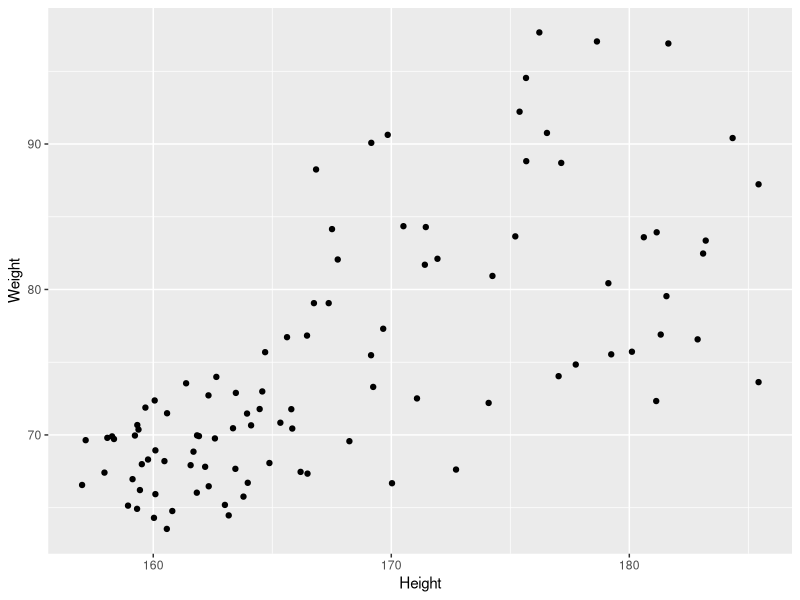
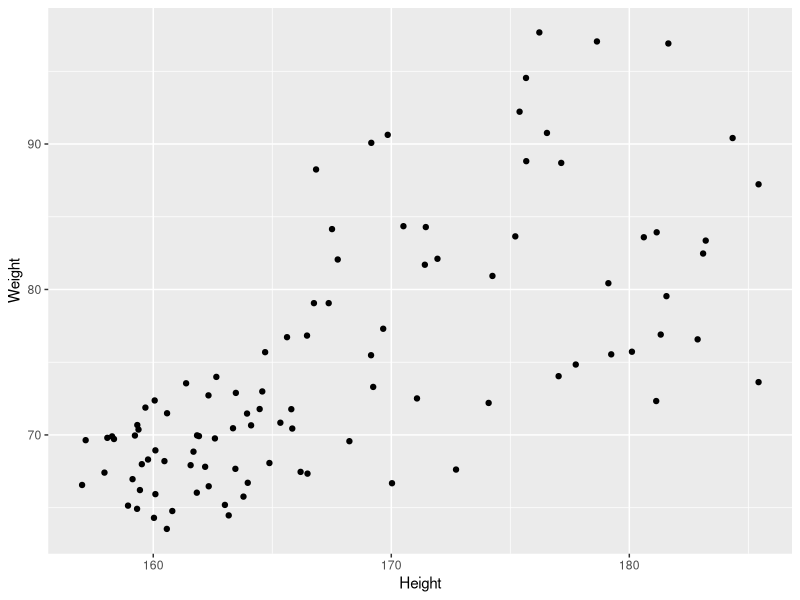
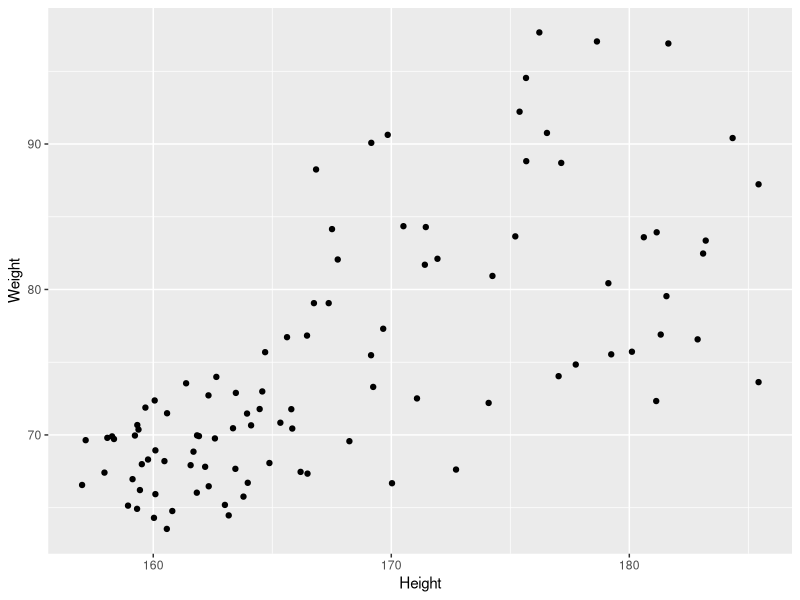
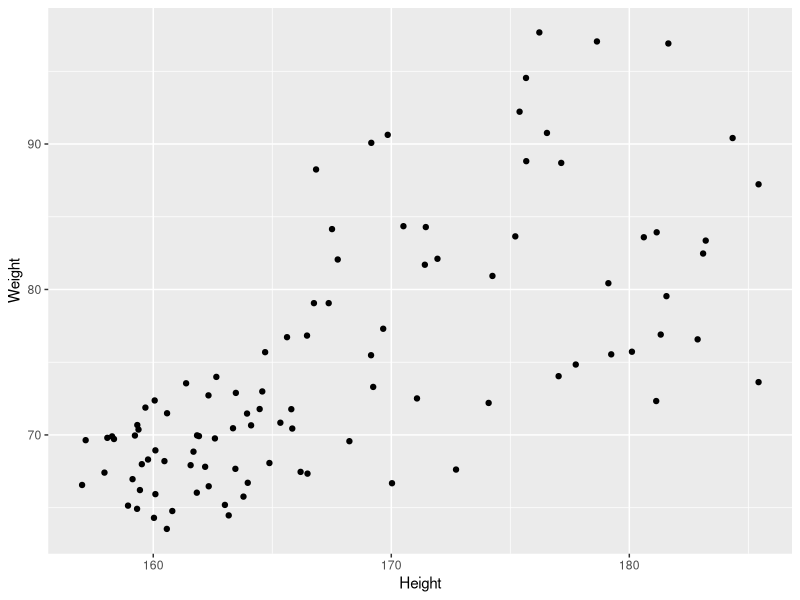
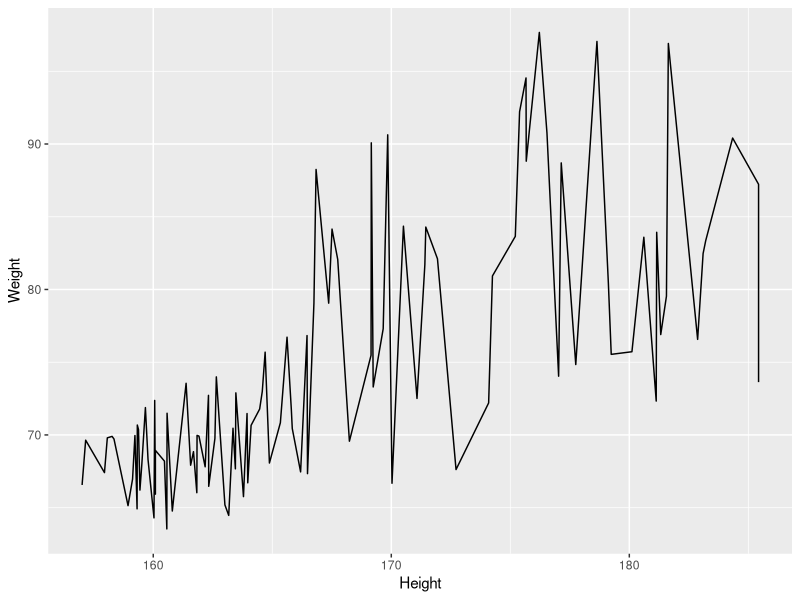
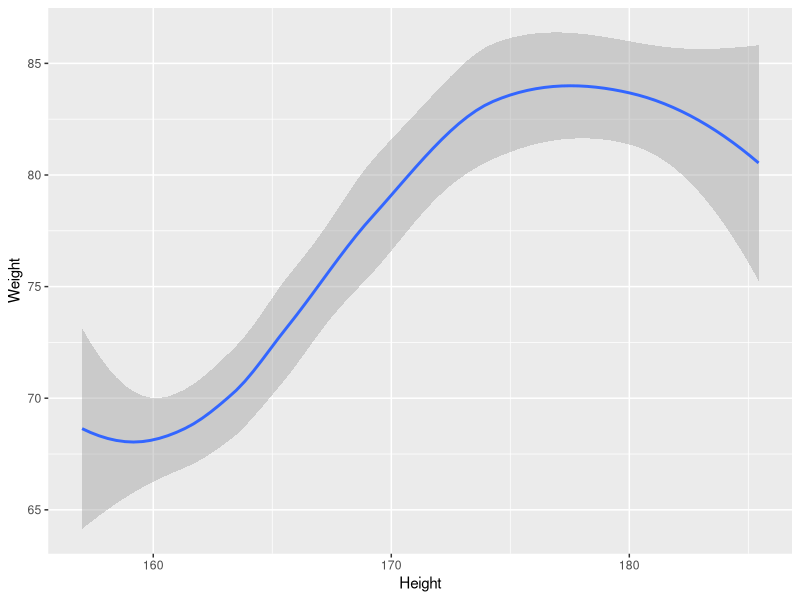
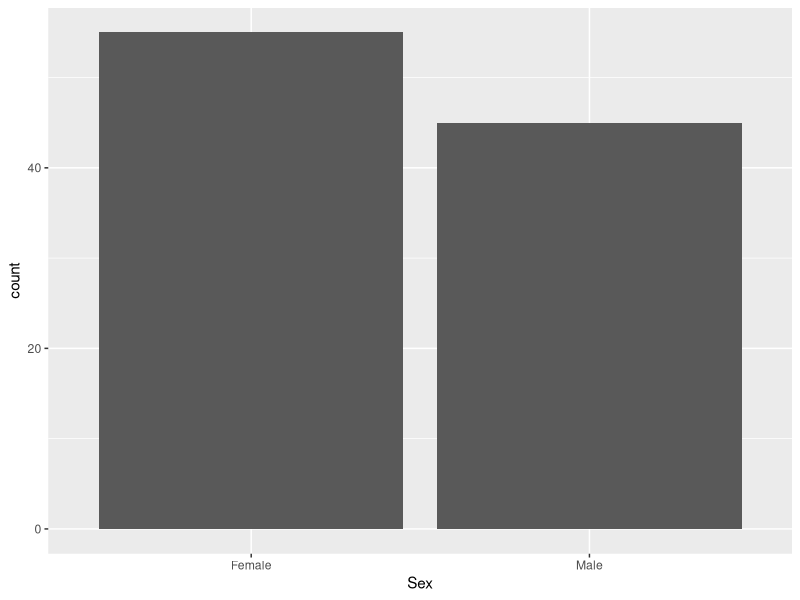
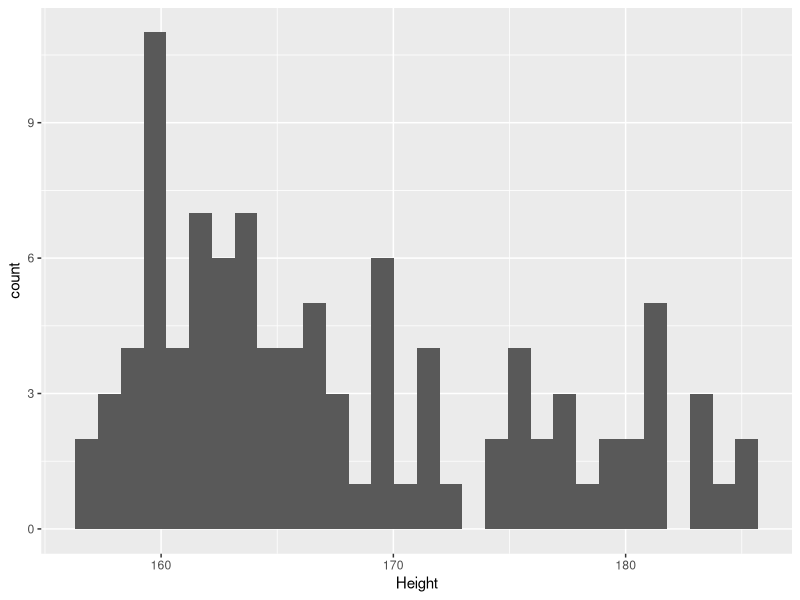

Generate these figures, in order, with R:
## ---- chunk 1
knitr::opts_chunk$set(echo = TRUE)
AsSlides <- TRUE
## ---- chunk 2
suppressPackageStartupMessages(library(tidyr))
suppressPackageStartupMessages(library(ggplot2))
suppressPackageStartupMessages(library(dplyr))
suppressPackageStartupMessages(library(stringr))
suppressPackageStartupMessages(library(lubridate))
## ---- chunk 3
library(ggplot2)

patients_clean <- read.delim("data/patient-data-cleaned.txt",sep="\t")

## ---- chunk 4
pcPlot <- ggplot(data=patients_clean)
class(pcPlot)
pcPlot$data[1:4,]
## ---- chunk 5
pcPlot <- ggplot(data=patients_clean)
class(pcPlot)
## ---- chunk 6
pcPlot$data[1:4,]
## ---- chunk 7
pcPlot$mapping
pcPlot$theme
pcPlot$layers
## ---- chunk 8
pcPlot <- ggplot(data=patients_clean)

pcPlot <- pcPlot+aes(x=Height,y=Weight)

pcPlot$mapping
pcPlot$theme
pcPlot$layers
## ---- chunk 9
pcPlot <- ggplot(data=patients_clean)

pcPlot <- pcPlot+aes(x=Height,y=Weight)
pcPlot <- pcPlot+geom_point()
pcPlot
pcPlot$mapping
pcPlot$theme
pcPlot$layers

## ---- chunk 10
pcPlot <- ggplot(data=patients_clean)

pcPlot <- pcPlot+aes(x=Height,y=Weight)
pcPlot <- pcPlot+geom_point()
pcPlot
## ---- chunk 11

pcPlot$mapping
pcPlot$theme
pcPlot$layers

## ---- chunk 12
pcPlot

## ---- chunk 13
pcPlot <- ggplot(data=patients_clean,
                 mapping=aes(x=Height,y=Weight))
pcPlot+geom_point()
## ---- chunk 14
pcPlot <- ggplot(data=patients_clean,
        mapping=aes(x=Height,y=Weight))

pcPlot_line <- pcPlot+geom_line() 

pcPlot_line

## ---- chunk 15
pcPlot <- ggplot(data=patients_clean,
        mapping=aes(x=Height,y=Weight))

pcPlot_smooth <- pcPlot+geom_smooth() 

pcPlot_smooth

## ---- chunk 16
pcPlot <- ggplot(data=patients_clean,
        mapping=aes(x=Sex))

pcPlot_bar <- pcPlot+geom_bar() 

pcPlot_bar


## ---- chunk 17
pcPlot <- ggplot(data=patients_clean,
        mapping=aes(x=Height))

pcPlot_hist <- pcPlot+geom_histogram() 

pcPlot_hist

## ---- chunk 18
pcPlot <- ggplot(data=patients_clean,
        mapping=aes(x=Height))

pcPlot_density <- pcPlot+geom_density() 

pcPlot_density

## ---- chunk 19

pcPlot <- ggplot(data=patients_clean,
        mapping=aes(x=Sex,y=Height))

pcPlot_boxplot <- pcPlot+geom_boxplot() 

pcPlot_boxplot
## ---- chunk 20

pcPlot <- ggplot(data=patients_clean,
        mapping=aes(x=Sex,y=Height))

pcPlot_violin <- pcPlot+geom_violin() 

pcPlot_violin
## ---- chunk 21
pcPlot <- ggplot(data=patients_clean,
                 mapping=aes(x=Height,y=Weight))
pcPlot+geom_point(colour="red")
## ---- chunk 22
pcPlot <- ggplot(data=patients_clean,
                 mapping=aes(x=Height,y=Weight))
pcPlot+geom_point()
## ---- chunk 23
pcPlot <- ggplot(data=patients_clean,
                 mapping=aes(x=Height,y=Weight,colour=Sex))
pcPlot+geom_point()
## ---- chunk 24
pcPlot <- ggplot(data=patients_clean,
                 mapping=aes(x=Height,y=Weight,shape=Sex))
pcPlot+geom_point()
## ---- chunk 25
pcPlot <- ggplot(data=patients_clean)
pcPlot+geom_point(aes(x=Height,y=Weight,colour=Sex))
pcPlot+geom_point(aes(x=Height,y=Weight,colour=Smokes))
pcPlot+geom_point(aes(x=Height,y=Weight,colour=Smokes,shape=Sex))
pcPlot+geom_violin(aes(x=Sex,y=Height,fill=Smokes))
## ---- chunk 26
pcPlot <- ggplot(data=patients_clean)
## ---- chunk 27
pcPlot+geom_point(aes(x=Height,y=Weight,colour=Sex))
## ---- chunk 28
pcPlot+geom_point(aes(x=Height,y=Weight,colour=Smokes))
## ---- chunk 29
pcPlot+geom_point(aes(x=Height,y=Weight,colour=Smokes,shape=Sex))
## ---- chunk 30
pcPlot+geom_violin(aes(x=Sex,y=Height,fill=Smokes))
## ---- chunk 31
?geom_point
## ---- chunk 32
pcPlot <- ggplot(data=patients_clean,aes(x=Height,y=Weight,colour=Sex))+geom_point()
pcPlot + facet_grid(Smokes~Sex)
## ---- chunk 33
pcPlot <- ggplot(data=patients_clean,aes(x=Height,y=Weight,colour=Sex))+geom_point()
pcPlot + facet_grid(~Sex)
## ---- chunk 34
pcPlot <- ggplot(data=patients_clean,aes(x=Height,y=Weight,colour=Sex))+geom_point()
pcPlot + facet_grid(Sex~.)
## ---- chunk 35
pcPlot <- ggplot(data=patients_clean,aes(x=Height,y=Weight,colour=Sex))+geom_point()
pcPlot + facet_wrap(~Smokes)
## ---- chunk 36
pcPlot <- ggplot(data=patients_clean,aes(x=Height,y=Weight,colour=Sex))+geom_point()
pcPlot + facet_wrap(~Pet+Smokes+Sex)
## ---- chunk 37
pcPlot + facet_grid(Smokes~Sex+Pet)
## ---- chunk 38
ggplot(patients_clean, aes(x=Sex, y=Weight)) + geom_boxplot()
## ---- chunk 39
summary(patients_clean$Sex)
## ---- chunk 40
patients_clean$Sex <- factor(patients_clean$Sex, levels=c("Male","Female"))
ggplot(patients_clean,aes(x=Sex, y=Weight)) + geom_boxplot()
## ---- chunk 41

pcPlot +
  geom_point() +
  facet_grid(Smokes~Sex)+
  scale_x_continuous(name="height ('cm')",
                     limits = c(100,200),
                     breaks=c(125,150,175),
                     labels=c("small","justright","tall"))

## ---- chunk 42
pcPlot <- ggplot(data=patients_clean,aes(x=Sex,y=Height))
pcPlot +
  geom_violin(aes(x=Sex,y=Height)) +
  scale_x_discrete(labels=c("Women", "Men"))

## ---- chunk 43
pcPlot <- ggplot(data=patients_clean,aes(x=Sex,y=Height,fill=Smokes))
pcPlot +
  geom_violin(aes(x=Sex,y=Height)) +
  scale_x_discrete(labels=c("Women", "Men"))+
  scale_y_continuous(breaks=c(160,180),labels=c("Short", "Tall"))
## ---- chunk 44
pcPlot <- ggplot(data=patients_clean,
                 aes(x=Height,y=Weight,colour=Sex))
pcPlot + geom_point(size=4)
                  
## ---- chunk 45
pcPlot <- ggplot(data=patients_clean,
                 aes(x=Height,y=Weight,colour=Sex))
pcPlot + geom_point(size=4) + 
  scale_color_manual(values = c("Green","Purple"),
                     name="Gender")
                  
## ---- chunk 46
pcPlot <- ggplot(data=patients_clean,
                 aes(x=Height,y=Weight,colour=Pet))
pcPlot + geom_point(size=4) + 
  scale_color_brewer(palette = "Set2")
                  
## ---- chunk 47
pcPlot <- ggplot(data=patients_clean,
                 aes(x=Height,y=Weight,alpha=BMI))
pcPlot + geom_point(size=4) + 
  scale_alpha_continuous(range = c(0.5,1))
                  
## ---- chunk 48
pcPlot <- ggplot(data=patients_clean,
                 aes(x=Height,y=Weight,size=BMI))
pcPlot + geom_point(alpha=0.8) + 
  scale_size_continuous(range = c(3,6))
                  
## ---- chunk 49
pcPlot <- ggplot(data=patients_clean,
                 aes(x=Height,y=Weight,size=BMI))
pcPlot + geom_point() + scale_size_continuous(range = c(3,6), limits = c(25,40))
                  
## ---- chunk 50
pcPlot <- ggplot(data=patients_clean,
                 aes(x=Height,y=Weight,size=BMI))
pcPlot + geom_point() + 
  scale_size_continuous(range = c(3,6), 
                        breaks=c(25,30), 
                        labels=c("Good","Good but not 25"))
## ---- chunk 51
pcPlot <- ggplot(data=patients_clean,
                 aes(x=Height,y=Weight,colour=BMI))
pcPlot + geom_point(size=4,alpha=0.8) + 
  scale_colour_gradient(low = "White",high="Red")
                  
## ---- chunk 52
pcPlot <- ggplot(data=patients_clean,
                 aes(x=Height,y=Weight,colour=BMI))
pcPlot + geom_point(size=4,alpha=0.8) + 
  scale_colour_gradient2(low = "Blue",mid="Black", high="Red", midpoint = median(patients_clean$BMI))
## ---- chunk 53
pcPlot <- ggplot(data=patients_clean,
                 aes(x=Height,y=Weight,colour=BMI))
pcPlot + geom_point(size=4,alpha=0.8) + 
  scale_colour_gradient2(low = "Blue",
                         mid="Black",
                         high="Red",
                         midpoint = median(patients_clean$BMI),
                         breaks=c(25,30),labels=c("Low","High"),
                         name="Body Mass Index")
## ---- chunk 54
pcPlot <- ggplot(data=patients_clean,
                 aes(x=Height,y=Weight,colour=BMI,shape=Sex))
pcPlot + geom_point(size=4,alpha=0.8)+ 
  scale_shape_discrete(name="Gender") +
  scale_colour_gradient2(low = "Blue",mid="Black",high="Red",
                         midpoint = median(patients_clean$BMI),
                         breaks=c(25,30),labels=c("Low","High"),
                         name="Body Mass Index")
## ---- chunk 55
pcPlot <- ggplot(data=patients_clean,
        mapping=aes(x=Weight,y=Height))
pcPlot+geom_point()+stat_smooth()
## ---- chunk 56
pcPlot <- ggplot(data=patients_clean,
        mapping=aes(x=Weight,y=Height))
pcPlot+geom_point()+stat_smooth(method="lm")
## ---- chunk 57
pcPlot <- ggplot(data=patients_clean,
        mapping=aes(x=Weight,y=Height,colour=Sex))
pcPlot+geom_point()+stat_smooth(method="lm")
## ---- chunk 58
pcPlot <- ggplot(data=patients_clean,
        mapping=aes(x=Weight,y=Height,colour=Sex))
pcPlot+geom_point()+stat_smooth(aes(x=Weight,y=Height),method="lm",inherit.aes = F)
## ---- chunk 59
pcPlot <- ggplot(data=patients_clean,
        mapping=aes(x=Sex,y=Height))+geom_jitter()
pcPlot+stat_summary(fun.y=quantile,geom="point",colour="purple",size=8)
## ---- chunk 60
pcPlot <- ggplot(data=patients_clean,
        mapping=aes(x=Weight,y=Height))+geom_point()
pcPlot+theme_minimal()
## ---- chunk 61

pcPlot <- ggplot(data=patients_clean,
        mapping=aes(x=Weight,y=Height))+geom_point()
pcPlot+theme(
            text = element_text(colour="red"),
            axis.text = element_text(colour="red")
           )
## ---- chunk 62

pcPlot <- ggplot(data=patients_clean,
        mapping=aes(x=Weight,y=Height))+geom_point()
pcPlot+theme(
            text = element_text(colour="red"),
            axis.text = element_text(colour="red"),
            axis.title.y = element_text(angle=0)
           )
## ---- chunk 63

pcPlot <- ggplot(data=patients_clean,
        mapping=aes(x=Weight,y=Height))+
  geom_point()+
  facet_grid(Sex~Smokes)
pcPlot+theme(
            text = element_text(colour="red"),
            axis.text = element_text(colour="red"),
            axis.title.y = element_text(angle=0),
            axis.line = element_line(linetype = 0),
            panel.background=element_rect(fill="white"),
            strip.background=element_rect(fill="cyan")
           )
## ---- chunk 64

pcPlot <- ggplot(data=patients_clean,
        mapping=aes(x=Weight,y=Height))+geom_point()
pcPlot+
  theme_bw()+
  theme(text = element_text(colour="red"))
## ---- chunk 65
library(gridExtra)
p <- pcPlot+
  theme(text = element_text(colour="red"))

p2 <- pcPlot+
  theme_minimal()+
  theme(text = element_text(colour="red"))
grid.arrange(p, p2, ncol=2)
## ---- chunk 66
  oldTheme <- theme_bw()
  
  newTheme_Plus <- theme_bw() +
  theme(text = element_text(colour="red"))
  
  newTheme_Replace <- theme_bw() %+replace%
  theme(text = element_text(colour="red"))
  
  oldTheme$text
  newTheme_Plus$text
  newTheme_Replace$text
## ---- chunk 67
  oldTheme <- theme_bw()
  
  newTheme_Plus <- theme_bw() +
  theme(text = element_text(colour="red"))
  
  newTheme_Replace <- theme_bw() %+replace%
  theme(text = element_text(colour="red"))
## ---- chunk 68
  
  oldTheme$text
## ---- chunk 69
  
  newTheme_Plus$text
## ---- chunk 70

  newTheme_Replace$text
## ---- chunk 71

pcPlot <- ggplot(data=patients_clean,
        mapping=aes(x=Weight,y=Height))+geom_point()
pcPlot+labs(title="Weight vs Height",y="Height (cm)")
## ---- chunk 72

pcPlot <- ggplot(data=patients_clean,
        mapping=aes(x=Height,y=Weight))+geom_point()
pcPlot+ggtitle("Weight vs Height")+ylab("Height (cm)")
